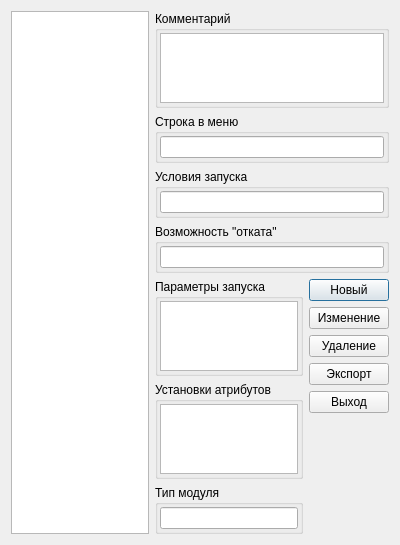
<?xml version="1.0" encoding="UTF-8"?>
<ui version="4.0">
 <class>PrModDialog</class>
 <widget class="QDialog" name="PrModDialog">
  <property name="geometry">
   <rect>
    <x>0</x>
    <y>0</y>
    <width>400</width>
    <height>492</height>
   </rect>
  </property>
  <property name="windowTitle">
   <string>Dialog</string>
  </property>
  <layout class="QHBoxLayout" name="horizontalLayout_2">
   <item>
    <layout class="QHBoxLayout" name="horizontalLayout">
     <item>
      <widget class="QListWidget" name="listWidget"/>
     </item>
     <item>
      <layout class="QVBoxLayout" name="verticalLayout">
       <item>
        <widget class="QGroupBox" name="groupBox">
         <property name="title">
          <string>Комментарий</string>
         </property>
         <layout class="QVBoxLayout" name="verticalLayout_2">
          <property name="leftMargin">
           <number>2</number>
          </property>
          <property name="topMargin">
           <number>2</number>
          </property>
          <property name="rightMargin">
           <number>2</number>
          </property>
          <property name="bottomMargin">
           <number>2</number>
          </property>
          <item>
           <widget class="QTextEdit" name="textComment"/>
          </item>
         </layout>
        </widget>
       </item>
       <item>
        <widget class="QGroupBox" name="groupBox_2">
         <property name="title">
          <string>Строка в меню</string>
         </property>
         <layout class="QVBoxLayout" name="verticalLayout_3">
          <property name="leftMargin">
           <number>2</number>
          </property>
          <property name="topMargin">
           <number>2</number>
          </property>
          <property name="rightMargin">
           <number>2</number>
          </property>
          <property name="bottomMargin">
           <number>2</number>
          </property>
          <item>
           <widget class="QLineEdit" name="lineMenu"/>
          </item>
         </layout>
        </widget>
       </item>
       <item>
        <widget class="QGroupBox" name="groupBox_3">
         <property name="title">
          <string>Условия запуска</string>
         </property>
         <layout class="QVBoxLayout" name="verticalLayout_4">
          <property name="leftMargin">
           <number>2</number>
          </property>
          <property name="topMargin">
           <number>2</number>
          </property>
          <property name="rightMargin">
           <number>2</number>
          </property>
          <property name="bottomMargin">
           <number>2</number>
          </property>
          <item>
           <widget class="QLineEdit" name="lineLaunchConditions"/>
          </item>
         </layout>
        </widget>
       </item>
       <item>
        <widget class="QGroupBox" name="groupBox_4">
         <property name="title">
          <string>Возможность &quot;отката&quot;</string>
         </property>
         <layout class="QVBoxLayout" name="verticalLayout_5">
          <property name="leftMargin">
           <number>2</number>
          </property>
          <property name="topMargin">
           <number>2</number>
          </property>
          <property name="rightMargin">
           <number>2</number>
          </property>
          <property name="bottomMargin">
           <number>2</number>
          </property>
          <item>
           <widget class="QLineEdit" name="lineRevertAbility"/>
          </item>
         </layout>
        </widget>
       </item>
       <item>
        <layout class="QHBoxLayout" name="horizontalLayout_3">
         <item>
          <layout class="QVBoxLayout" name="verticalLayout_7">
           <item>
            <widget class="QGroupBox" name="groupBox_5">
             <property name="title">
              <string>Параметры запуска</string>
             </property>
             <layout class="QVBoxLayout" name="verticalLayout_9">
              <property name="leftMargin">
               <number>2</number>
              </property>
              <property name="topMargin">
               <number>2</number>
              </property>
              <property name="rightMargin">
               <number>2</number>
              </property>
              <property name="bottomMargin">
               <number>2</number>
              </property>
              <item>
               <widget class="QListWidget" name="listLaunchParams"/>
              </item>
             </layout>
            </widget>
           </item>
           <item>
            <widget class="QGroupBox" name="groupBox_6">
             <property name="title">
              <string>Установки атрибутов</string>
             </property>
             <layout class="QVBoxLayout" name="verticalLayout_8">
              <property name="leftMargin">
               <number>2</number>
              </property>
              <property name="topMargin">
               <number>2</number>
              </property>
              <property name="rightMargin">
               <number>2</number>
              </property>
              <property name="bottomMargin">
               <number>2</number>
              </property>
              <item>
               <widget class="QListWidget" name="listAttributes"/>
              </item>
             </layout>
            </widget>
           </item>
           <item>
            <widget class="QGroupBox" name="groupBox_7">
             <property name="title">
              <string>Тип модуля</string>
             </property>
             <layout class="QVBoxLayout" name="verticalLayout_10">
              <property name="leftMargin">
               <number>2</number>
              </property>
              <property name="topMargin">
               <number>2</number>
              </property>
              <property name="rightMargin">
               <number>2</number>
              </property>
              <property name="bottomMargin">
               <number>2</number>
              </property>
              <item>
               <widget class="QLineEdit" name="lineModuleType"/>
              </item>
             </layout>
            </widget>
           </item>
          </layout>
         </item>
         <item>
          <layout class="QVBoxLayout" name="verticalLayout_6">
           <item>
            <widget class="QPushButton" name="newButton">
             <property name="text">
              <string>Новый</string>
             </property>
            </widget>
           </item>
           <item>
            <widget class="QPushButton" name="changeButton">
             <property name="text">
              <string>Изменение</string>
             </property>
            </widget>
           </item>
           <item>
            <widget class="QPushButton" name="deleteButton">
             <property name="text">
              <string>Удаление</string>
             </property>
            </widget>
           </item>
           <item>
            <widget class="QPushButton" name="exportButton">
             <property name="text">
              <string>Экспорт</string>
             </property>
            </widget>
           </item>
           <item>
            <widget class="QPushButton" name="exitButton">
             <property name="text">
              <string>Выход</string>
             </property>
            </widget>
           </item>
           <item>
            <spacer name="verticalSpacer">
             <property name="orientation">
              <enum>Qt::Vertical</enum>
             </property>
             <property name="sizeHint" stdset="0">
              <size>
               <width>20</width>
               <height>40</height>
              </size>
             </property>
            </spacer>
           </item>
          </layout>
         </item>
        </layout>
       </item>
      </layout>
     </item>
    </layout>
   </item>
  </layout>
 </widget>
 <resources/>
 <connections/>
</ui>
